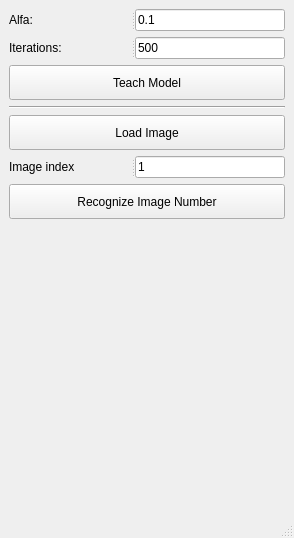
<?xml version="1.0" encoding="UTF-8"?>
<ui version="4.0">
 <class>Recognizer</class>
 <widget class="QMainWindow" name="Recognizer">
  <property name="geometry">
   <rect>
    <x>0</x>
    <y>0</y>
    <width>294</width>
    <height>538</height>
   </rect>
  </property>
  <property name="windowTitle">
   <string>Number Recognizer</string>
  </property>
  <widget class="QWidget" name="centralwidget">
   <layout class="QVBoxLayout" name="verticalLayout">
    <item>
     <widget class="QSplitter" name="splitter">
      <property name="orientation">
       <enum>Qt::Horizontal</enum>
      </property>
      <widget class="QLabel" name="label">
       <property name="text">
        <string>Alfa: </string>
       </property>
      </widget>
      <widget class="QLineEdit" name="linAlfa">
       <property name="maximumSize">
        <size>
         <width>150</width>
         <height>16777215</height>
        </size>
       </property>
       <property name="text">
        <string>0.1</string>
       </property>
      </widget>
     </widget>
    </item>
    <item>
     <widget class="QSplitter" name="splitter_2">
      <property name="orientation">
       <enum>Qt::Horizontal</enum>
      </property>
      <widget class="QLabel" name="label_2">
       <property name="text">
        <string>Iterations: </string>
       </property>
      </widget>
      <widget class="QLineEdit" name="linIterations">
       <property name="maximumSize">
        <size>
         <width>150</width>
         <height>16777215</height>
        </size>
       </property>
       <property name="text">
        <string>500</string>
       </property>
      </widget>
     </widget>
    </item>
    <item>
     <widget class="QPushButton" name="btnTeach">
      <property name="minimumSize">
       <size>
        <width>0</width>
        <height>35</height>
       </size>
      </property>
      <property name="text">
       <string>Teach Model</string>
      </property>
     </widget>
    </item>
    <item>
     <widget class="Line" name="line">
      <property name="orientation">
       <enum>Qt::Horizontal</enum>
      </property>
     </widget>
    </item>
    <item>
     <layout class="QVBoxLayout" name="layImages"/>
    </item>
    <item>
     <widget class="QPushButton" name="btnLoadImage">
      <property name="minimumSize">
       <size>
        <width>0</width>
        <height>35</height>
       </size>
      </property>
      <property name="text">
       <string>Load Image</string>
      </property>
     </widget>
    </item>
    <item>
     <widget class="QSplitter" name="splitter_3">
      <property name="orientation">
       <enum>Qt::Horizontal</enum>
      </property>
      <widget class="QLabel" name="label_3">
       <property name="text">
        <string>Image index</string>
       </property>
      </widget>
      <widget class="QLineEdit" name="linIndex">
       <property name="maximumSize">
        <size>
         <width>150</width>
         <height>16777215</height>
        </size>
       </property>
       <property name="text">
        <string>1</string>
       </property>
      </widget>
     </widget>
    </item>
    <item>
     <widget class="QPushButton" name="btnRecognize">
      <property name="minimumSize">
       <size>
        <width>0</width>
        <height>35</height>
       </size>
      </property>
      <property name="text">
       <string>Recognize Image Number</string>
      </property>
     </widget>
    </item>
    <item>
     <spacer name="verticalSpacer">
      <property name="orientation">
       <enum>Qt::Vertical</enum>
      </property>
      <property name="sizeHint" stdset="0">
       <size>
        <width>20</width>
        <height>40</height>
       </size>
      </property>
     </spacer>
    </item>
   </layout>
  </widget>
  <widget class="QMenuBar" name="menubar">
   <property name="geometry">
    <rect>
     <x>0</x>
     <y>0</y>
     <width>294</width>
     <height>21</height>
    </rect>
   </property>
  </widget>
  <widget class="QStatusBar" name="statusbar"/>
 </widget>
 <resources/>
 <connections/>
</ui>
